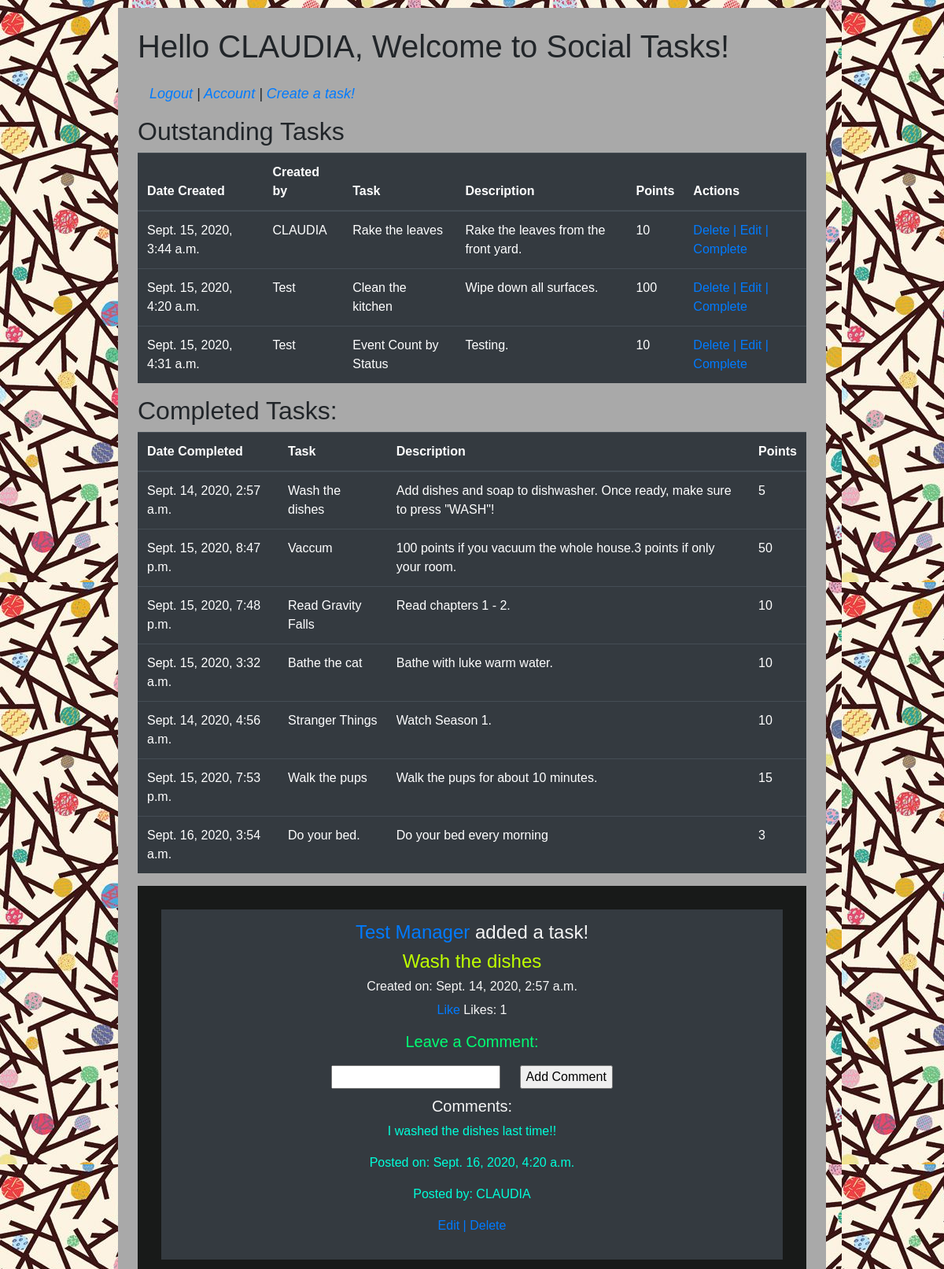
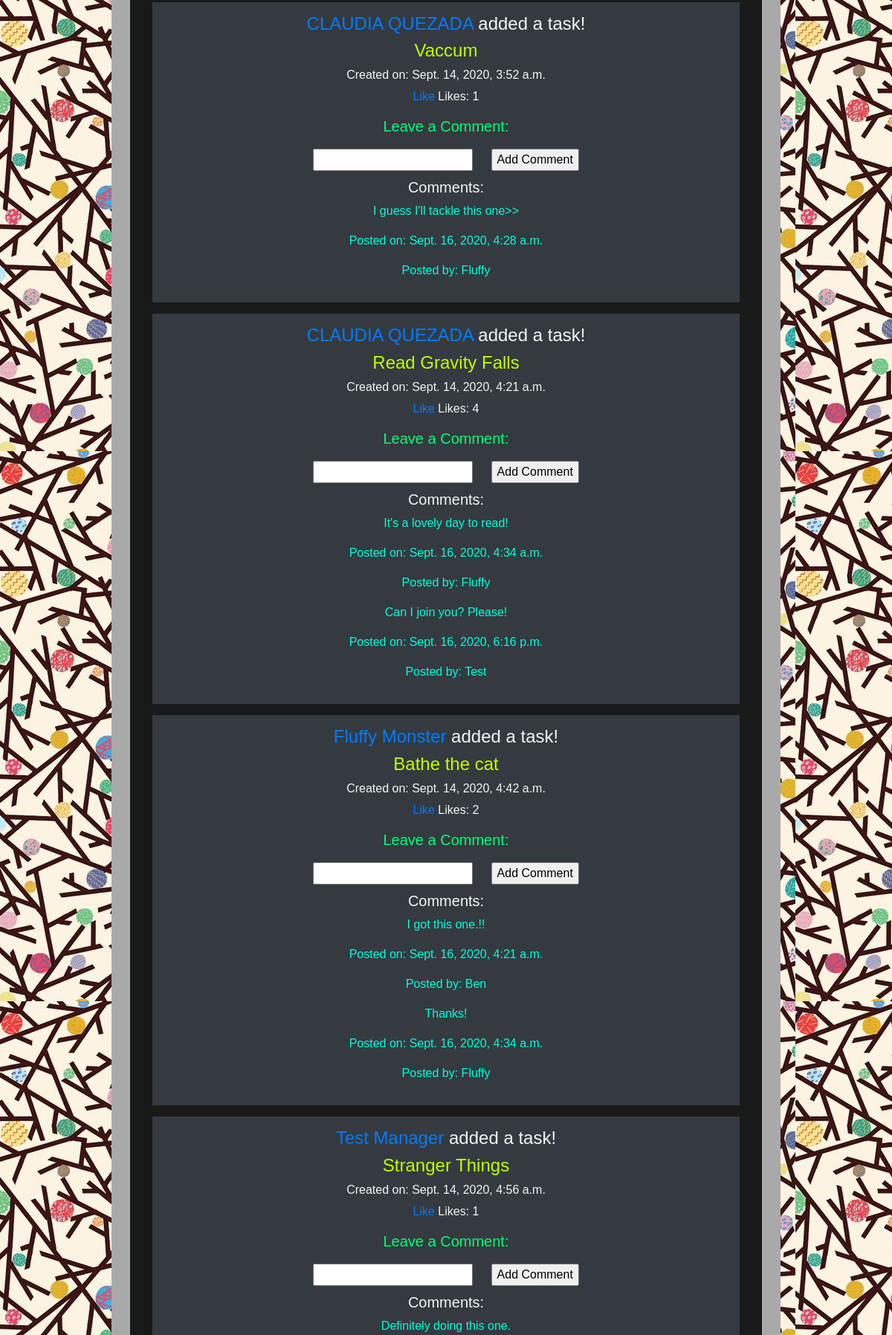
Screenshot of /tasks (signed in, upper part) with the database file from the repository (2 pictures, top to bottom).
### task_app/models.py (models this page shows)
class Task(models.Model):
    title = models.CharField(max_length=255)
    description = models.CharField(max_length=255)
    points = models.IntegerField()
    creator = models.ForeignKey(User, related_name="created_tasks", on_delete=models.CASCADE)
    completed_by = models.ManyToManyField(User, related_name="completed_tasks")
    likes = models.ManyToManyField(User, related_name="likes")
    created_at = models.DateTimeField(auto_now_add=True)
    updated_at = models.DateTimeField(auto_now=True)
    objects = TaskManager()

class User(models.Model):
    first_name = models.CharField(max_length=100)
    last_name = models.CharField(max_length=100)
    email = models.CharField(max_length=100)
    password = models.CharField(max_length=100)
    created_at = models.DateTimeField(auto_now_add=True)
    updated_at = models.DateTimeField(auto_now=True)
    objects = UserManager()

class Comment(models.Model):
    content = models.CharField(max_length=255)
    creator = models.ForeignKey(User, related_name='comments', on_delete=models.CASCADE)
    task = models.ForeignKey(Task, related_name='comments', on_delete=models.CASCADE)
    created_at = models.DateTimeField(auto_now_add=True)
    updated_at = models.DateTimeField(auto_now=True)

### task_app/views.py (the view)
# urls.py: path('tasks', views.tasks),
def tasks(request):
    if 'name' not in request.session:
        return redirect('/')
    else:
        context = {
            'all_tasks': Task.objects.all(),
        }
    return render(request, "tasks.html", context)

### task_app/templates/tasks.html (shortened to what this page needs)
<!DOCTYPE html>
<html lang="en">
<head>
    <link rel="stylesheet" href="https://stackpath.bootstrapcdn.com/bootstrap/4.5.2/css/bootstrap.min.css">
    {% load static %}
    <link rel="stylesheet" href="{% static 'style.css' %}">
</head>
<body>
    <div class="wrapper">
        <h1>Hello {{ request.session.name }}, Welcome to Social Tasks!</h1>
        <div class="header">
            <a href="/logout">Logout</a> |
            <a href="/account/{{ request.session.user_id }}">Account</a> |
            <a href="/tasks/new">Create a task!</a>
        </div>
        <h2>Outstanding Tasks</h2>
        <table class="table table-dark">
            <thead>
                <tr>
                    <th>Date Created</th>
                    <th>Created by</th>
                    <th>Task</th>
                    <th>Description</th>
                    <th>Points</th>
                    <th>Actions</th>
                </tr>
            </thead>
            <tbody>
            {% for task in all_tasks %}
                <tr>
                    {% if task.completed_by.count is 0 %}
                    <td>{{ task.created_at }}</td>
                    <td>{{ task.creator.first_name }}</td>
                    <td>{{ task.title }}</td>
                    <td>{{ task.description }}</td>
                    <td>{{ task.points }}</td>
                    <td>
                        <a href="/tasks/delete/{{ task.id }}"> Delete |</a><a href="/tasks/edit/{{ task.id }}"> Edit |</a>
                        <a href="/tasks/{{ task.id }}"> Complete</a>
                    </td>
                    {% endif %}
                </tr>
            {% endfor %}
            </tbody>
        </table>
        <table class="table table-dark">
            <h2>Completed Tasks:</h2>
            <thead class="table table-dark">
                <tr>
                    <th>Date Completed</th>
                    <th>Task</th>
                    <th>Description</th>
                    <th>Points</th>
                </tr>
            </thead>
            <tbody>
            {% for task in all_tasks %}
                <tr>
                    {% if task.completed_by.count > 0 %}
                    <td>{{ task.updated_at }}</td>
                    <td>{{ task.title }}</td>
                    <td>{{ task.description }}</td>
                    <td>{{ task.points }}</td>
                    {% endif %}
                </tr>
            {% endfor %}
            </tbody>
        </table>
        <div id='messages'>
            {% for task in all_tasks %}
            <div class="message">
                <h4><a href="/profile/{{task.creator.id}}">{{task.creator.first_name}} {{task.creator.last_name}}</a> added a task!</h4>
                <h4 style="color:rgb(191, 255, 0)";>{{task.title}}</h4>
                <h6>Created on: {{task.created_at}}</h5>
                {% if request.session.user_id != task.creator.id %}
                <p><a href="/like/{{task.id}}">Like</a> Likes: {{task.likes.count}}</p>
                {% endif %}
                <div class="comment">
                    <h5 style="color:rgb(0, 255, 115)";>Leave a Comment:</h5>
                    <form action="/add_comment/{{task.id}}" method="POST">
                    <input type="text" name="content">
                    <input type="submit" value="Add Comment">
                    </form>
                    <h5>Comments:</h5>
                    {% for one_comm in task.comments.all %}
                    <p style="color:rgb(0, 255, 217)";>{{one_comm.content}}</p>
                    <p style="color:rgb(0, 255, 217)";>Posted on: {{one_comm.created_at}}</p>
                    <p style="color:rgb(0, 255, 217)";>Posted by: {{ one_comm.creator.first_name }}</p>
                    {% if request.session.user_id == one_comm.creator.id %}
                    <p><a href="/comm_edit/{{one_comm.id}}">Edit </a><a href="/comm_delete/{{one_comm.id}}"> | Delete</a></p>
                    {% endif %}
                    {% endfor %}
                </div>
            </div>
            {% endfor %}
        </div>
    </div>
</body>
</html>

### task_app/static/style.css (style rules this page uses)
* { font-family: 'Lucida Sans', 'Lucida Sans Regular', 'Lucida Grande', 'Lucida Sans Unicode', Geneva, Verdana, sans-serif; }
.wrapper { font-family: sans-serif; margin: 10px auto; width: 900px; padding: 25px; background-color: darkgray; }
.header { text-decoration-color: rgb(22, 22, 21); font-style: oblique; font-weight: 400; font-size: large; font: outline; font-stretch: expanded; padding: 15px; background-color: darkgray; }
body { background-image: url("tree.png"); background-color: #45969a; }
input { margin: 10px; }
#messages { background-color: rgb(24, 26, 25); padding: 15px; color: whitesmoke; }
.message { background-color:#343a40; text-align: center; margin: 15px; padding: 15px; }

### rows the page displays
Task: created_at "Sept. 15, 2020, 3:44 a.m.", creator.first_name "CLAUDIA", title "Rake the leaves", description "Rake the leaves from the front yard.", points "10"
Task: created_at "Sept. 15, 2020, 4:20 a.m.", creator.first_name "Test", title "Clean the kitchen", description "Wipe down all surfaces.", points "100"
Task: created_at "Sept. 15, 2020, 4:31 a.m.", creator.first_name "Test", title "Event Count by Status", description "Testing.", points "10"
Task: updated_at "Sept. 14, 2020, 2:57 a.m.", title "Wash the dishes", description "Add dishes and soap to dishwasher. Once ready, make sure to press \"WASH\"!", points "5", creator.first_name "Test", creator.last_name "Manager", created_at "Sept. 14, 2020, 2:57 a.m.", likes.count "1"
Task: updated_at "Sept. 15, 2020, 8:47 p.m.", title "Vaccum", description "100 points if you vacuum the whole house.3 points if only your room.", points "50", creator.first_name "CLAUDIA", creator.last_name "QUEZADA", created_at "Sept. 14, 2020, 3:52 a.m.", likes.count "1"
Task: updated_at "Sept. 15, 2020, 7:48 p.m.", title "Read Gravity Falls", description "Read chapters 1 - 2.", points "10", creator.first_name "CLAUDIA", creator.last_name "QUEZADA", created_at "Sept. 14, 2020, 4:21 a.m.", likes.count "4"
Task: updated_at "Sept. 15, 2020, 3:32 a.m.", title "Bathe the cat", description "Bathe with luke warm water.", points "10", creator.first_name "Fluffy", creator.last_name "Monster", created_at "Sept. 14, 2020, 4:42 a.m.", likes.count "2"
Task: updated_at "Sept. 14, 2020, 4:56 a.m.", title "Stranger Things", description "Watch Season 1.", points "10", creator.first_name "Test", creator.last_name "Manager", created_at "Sept. 14, 2020, 4:56 a.m.", likes.count "1"
Task: updated_at "Sept. 15, 2020, 7:53 p.m.", title "Walk the pups", description "Walk the pups for about 10 minutes.", points "15"
Task: updated_at "Sept. 16, 2020, 3:54 a.m.", title "Do your bed.", description "Do your bed every morning", points "3"
Comment: content "I washed the dishes last time!!", created_at "Sept. 16, 2020, 4:20 a.m.", creator.first_name "CLAUDIA"
Comment: content "I guess I'll tackle this one>>", created_at "Sept. 16, 2020, 4:28 a.m.", creator.first_name "Fluffy"
Comment: content "It's a lovely day to read!", created_at "Sept. 16, 2020, 4:34 a.m.", creator.first_name "Fluffy"
Comment: content "Can I join you? Please!", created_at "Sept. 16, 2020, 6:16 p.m.", creator.first_name "Test"
Comment: content "I got this one.!!", created_at "Sept. 16, 2020, 4:21 a.m.", creator.first_name "Ben"
Comment: content "Thanks!", created_at "Sept. 16, 2020, 4:34 a.m.", creator.first_name "Fluffy"
Comment: content "Definitely doing this one."

### other values shown
{{ request.session.name }} "CLAUDIA"
